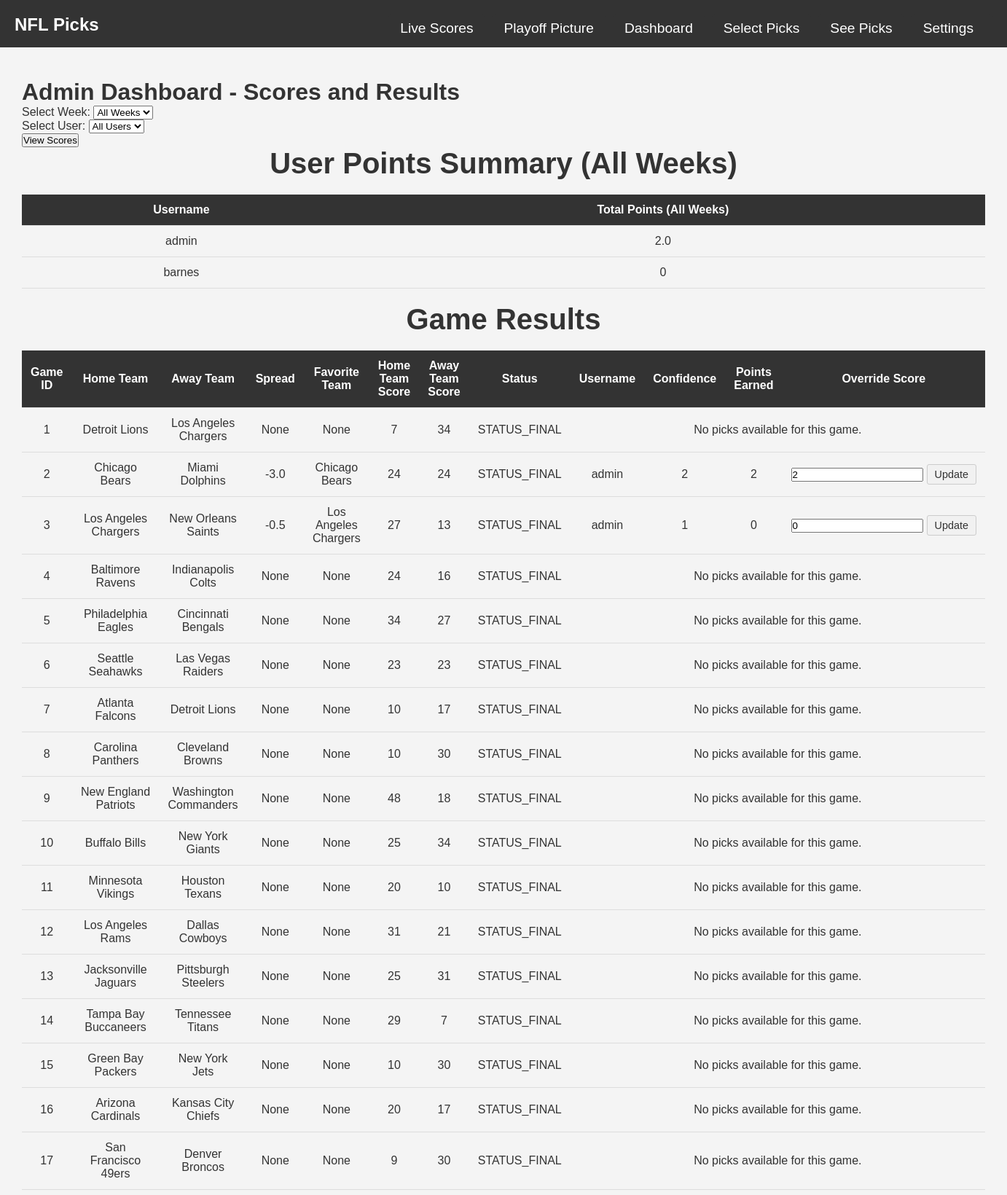
Screenshot of /admin/admin_scores (signed in, upper part) with the database file from the repository.
### Football_Project/models.py (models this page shows, shortened)
class User(db.Model, UserMixin):
    id = db.Column(db.Integer, primary_key=True)
    username = db.Column(db.String(150), nullable=False, unique=True)
    full_name = db.Column(db.String(150))
    email = db.Column(db.String(150), unique=True)
    phone = db.Column(db.String(20))
    favorite_team = db.Column(db.String(50))
    password = db.Column(db.String(200), nullable=False)
    is_admin = db.Column(db.Boolean, default=False)
    scores = db.relationship(
        'UserScore',
        backref='user',
        lazy=True,
        cascade='all, delete-orphan'
    )
    picks = db.relationship('Pick', backref='user', lazy=True, cascade='all, delete-orphan')
    scores = db.relationship('UserScore', backref='user', lazy=True, cascade='all, delete-orphan')

class Game(db.Model):
    id = db.Column(db.Integer, primary_key=True)
    game_id = db.Column(db.String(50), unique=True, nullable=False)
    home_team = db.Column(db.String(50), nullable=False)
    away_team = db.Column(db.String(50), nullable=False)
    spread = db.Column(db.Float, nullable=True)
    favorite_team = db.Column(db.String(50), nullable=True)
    commence_time_mt = db.Column(DateTime(timezone=True), nullable=True)  # store MT tz-aware
    home_team_score = db.Column(db.Integer, nullable=True)
    away_team_score = db.Column(db.Integer, nullable=True)
    saved_at = db.Column(db.DateTime, default=datetime.utcnow)
    status = db.Column(db.String(50), nullable=True)
    week = db.Column(db.Integer, nullable=False)
    picks = db.relationship('Pick', backref='game', lazy=True)

### Football_Project/admin/routes.py (the view)
@admin_bp.route('/admin_scores', methods=['GET'])
@login_required
def admin_scores():
    selected_week = request.args.get('week', 'all')
    selected_user = request.args.get('user', 'all')
    try:
        if selected_week != 'all':
            selected_week = int(selected_week)
    except ValueError:
        flash("Invalid week selected.", "danger")
        return redirect(url_for('admin.admin_dashboard'))
    try:
        if selected_user != 'all':
            selected_user = int(selected_user)
    except ValueError:
        flash("Invalid user selected.", "danger")
        return redirect(url_for('admin.admin_dashboard'))
    all_users = User.query.order_by(User.username).all()
    user_totals = {user.username: 0 for user in all_users}
    if selected_week == 'all':
        totals = db.session.query(UserScore.user_id, db.func.sum(UserScore.score).label('total_score')) \
                           .group_by(UserScore.user_id).all()
        for user_id, total in totals:
            uname = User.query.get(user_id).username
            user_totals[uname] = total or 0
        games = Game.query.order_by(Game.week).all()
    else:
        scores = UserScore.query.filter_by(week=selected_week).all()
        for row in scores:
            uname = User.query.get(row.user_id).username
            user_totals[uname] = row.score
        games = Game.query.filter_by(week=selected_week).all()
    if selected_week == 'all' and selected_user == 'all':
        picks = Pick.query.all()
    elif selected_week == 'all':
        picks = Pick.query.filter_by(user_id=selected_user).all()
    elif selected_user == 'all':
        picks = Pick.query.filter_by(week=selected_week).all()
    else:
        picks = Pick.query.filter_by(week=selected_week, user_id=selected_user).all()
    game_picks = []
    for game in games:
        g = {
            'game_id': game.id,
            'home_team': game.home_team,
            'away_team': game.away_team,
            'spread': game.spread,
            'favorite_team': game.favorite_team,
            'home_team_score': game.home_team_score,
            'away_team_score': game.away_team_score,
            'status': game.status,
            'picks': []
        }
        for pick in picks:
            if pick.game_id == game.id:
                g['picks'].append({
                    'username': pick.user.username,
                    'confidence': pick.confidence,
                    'points_earned': pick.points_earned,
                    'user_id': pick.user_id
                })
        game_picks.append(g)
    weeks = [w[0] for w in db.session.query(Game.week).distinct().order_by(Game.week).all()]
    return render_template(
        'admin_scores.html',
        game_picks=game_picks,
        user_totals=user_totals,
        selected_week=selected_week,
        weeks=weeks,
        selected_user=selected_user,
        users=all_users
    )

### Football_Project/admin/routes.py (called while the page is built)
@admin_bp.before_request
def admin_guard():
    if not current_user.is_authenticated:
        return redirect(url_for('main.login'))
    if not current_user.is_admin:
        flash("Admins only.", "danger")
        return redirect(url_for('main.index'))

### Football_Project/templates/admin_scores.html (shortened to what this page needs)
{% extends "base.html" %}
{% block content %}
<h1>Admin Dashboard - Scores and Results</h1>
<form action="{{ url_for('admin.admin_scores') }}" method="get">
    <div>
        <label for="week">Select Week:</label>
        <select name="week" id="week">
            <option value="all" {% if selected_week == 'all' %}selected{% endif %}>All Weeks</option>
        </select>
    </div>
    <div>
        <label for="user">Select User:</label>
        <select name="user" id="user">
            <option value="all" {% if selected_user == 'all' %}selected{% endif %}>All Users</option>
        </select>
    </div>
    <div class="mt-4">
        <button type="submit" class="bg-blue-500 hover:bg-blue-600 text-white font-bold py-2 px-4 rounded">
            View Scores
        </button>
    </div>
</form>
<h2 class="mt-6">User Points Summary {% if selected_week != 'all' %} for Week {{ selected_week }}{% else %} (All Weeks){% endif %}</h2>
<table class="min-w-full bg-white">
    <thead>
        <tr>
            <th class="px-4 py-2">Username</th>
            <th class="px-4 py-2">Total Points{% if selected_week != 'all' %} (Week {{ selected_week }}){% else %} (All Weeks){% endif %}</th>
        </tr>
    </thead>
    <tbody>
        {% for username, total_points in user_totals.items() %}
        <tr>
            <td class="border px-4 py-2">{{ username }}</td>
            <td class="border px-4 py-2">{{ total_points }}</td>
        </tr>
        {% endfor %}
    </tbody>
</table>
{% if game_picks %}
<h2 class="mt-6">Game Results{% if selected_week != 'all' %} for Week {{ selected_week }}{% endif %}</h2>
<table class="min-w-full bg-white">
    <thead>
        <tr>
            <th>Game ID</th>
            <th>Home Team</th>
            <th>Away Team</th>
            <th>Spread</th>
            <th>Favorite Team</th>
            <th>Home Team Score</th>
            <th>Away Team Score</th>
            <th>Status</th>
            <th>Username</th>
            <th>Confidence</th>
            <th>Points Earned</th>
            <th>Override Score</th>
        </tr>
    </thead>
    <tbody>
        {% for game in game_picks %}
            {% if game.picks|length > 0 %}
                {% for pick in game.picks %}
                    <tr>
                        {% if loop.first %}
                            <td rowspan="{{ game.picks|length }}">{{ game.game_id }}</td>
                            <td rowspan="{{ game.picks|length }}">{{ game.home_team }}</td>
                            <td rowspan="{{ game.picks|length }}">{{ game.away_team }}</td>
                            <td rowspan="{{ game.picks|length }}">{{ game.spread }}</td>
                            <td rowspan="{{ game.picks|length }}">{{ game.favorite_team }}</td>
                            <td rowspan="{{ game.picks|length }}">{{ game.home_team_score }}</td>
                            <td rowspan="{{ game.picks|length }}">{{ game.away_team_score }}</td>
                            <td rowspan="{{ game.picks|length }}">{{ game.status }}</td>
                        {% endif %}
                        <td>{{ pick.username }}</td>
                        <td>{{ pick.confidence }}</td>
                        <td>{{ pick.points_earned }}</td>
                        <td>
                            <form action="{{ url_for('admin.admin_override_score') }}" method="POST" style="display: flex; align-items: center;">
                                <input type="number" name="new_score" value="{{ pick.points_earned }}" step="1" min="0" class="p-1 border border-gray-300 rounded mr-2">
                                <button type="submit" class="small-plain-button">
                                    Update
                                </button>
                            </form>
                        </td>
                    </tr>
                {% endfor %}
            {% else %}
                <tr>
                    <td>{{ game.game_id }}</td>
                    <td>{{ game.home_team }}</td>
                    <td>{{ game.away_team }}</td>
                    <td>{{ game.spread }}</td>
                    <td>{{ game.favorite_team }}</td>
                    <td>{{ game.home_team_score }}</td>
                    <td>{{ game.away_team_score }}</td>
                    <td>{{ game.status }}</td>
                    <td colspan="4">No picks available for this game.</td>
                </tr>
            {% endif %}
        {% endfor %}
    </tbody>
</table>
{% endif %}
{% endblock %}

### Football_Project/static/css/styles.css (style rules this page uses)
* { margin: 0; padding: 0; box-sizing: border-box; }
body { font-family: 'Arial', sans-serif; background-color: #f4f4f4; color: #333; padding: 10px; padding-top: 88px; display: flex; justify-content: center; align-items: center; flex-direction: column; margin: 0; }
h2 { font-size: 2.5rem; font-weight: bold; text-align: center; color: #333; margin-bottom: 20px; }
table { width: 100%; border-collapse: collapse; table-layout: auto; margin-bottom: 20px; overflow-x: auto; }
th, td { padding: 12px; text-align: center; border-bottom: 1px solid #ddd; word-wrap: break-word; }
th { background-color: #333; color: white; font-weight: bold; }

### Football_Project/templates/admin_scores.html (style rules this page uses)
.small-plain-button { background-color: #f1f1f1; color: #333; padding: 5px 10px; font-size: 0.9rem; border: 1px solid #ccc; border-radius: 3px; cursor: pointer; margin-left: 5px; }

### rows the page displays
User: username "admin", total_points "2.0", game_id "2", home_team_score "24", away_team_score "24", confidence "2", points_earned "2", new_score "2", game_id "3", home_team_score "27", away_team_score "13", confidence "1", points_earned "0", new_score "0"
User: username "barnes", total_points "0"
Game: game_id "1", home_team "Detroit Lions", away_team "Los Angeles Chargers", spread "None", favorite_team "None", home_team_score "7", away_team_score "34", status "STATUS_FINAL"
Game: home_team "Chicago Bears", away_team "Miami Dolphins", spread "-3.0", favorite_team "Chicago Bears", status "STATUS_FINAL"
Game: home_team "Los Angeles Chargers", away_team "New Orleans Saints", spread "-0.5", favorite_team "Los Angeles Chargers", status "STATUS_FINAL"
Game: game_id "4", home_team "Baltimore Ravens", away_team "Indianapolis Colts", spread "None", favorite_team "None", home_team_score "24", away_team_score "16", status "STATUS_FINAL"
Game: game_id "5", home_team "Philadelphia Eagles", away_team "Cincinnati Bengals", spread "None", favorite_team "None", home_team_score "34", away_team_score "27", status "STATUS_FINAL"
Game: game_id "6", home_team "Seattle Seahawks", away_team "Las Vegas Raiders", spread "None", favorite_team "None", home_team_score "23", away_team_score "23", status "STATUS_FINAL"
Game: game_id "7", home_team "Atlanta Falcons", away_team "Detroit Lions", spread "None", favorite_team "None", home_team_score "10", away_team_score "17", status "STATUS_FINAL"
Game: game_id "8", home_team "Carolina Panthers", away_team "Cleveland Browns", spread "None", favorite_team "None", home_team_score "10", away_team_score "30", status "STATUS_FINAL"
Game: game_id "9", home_team "New England Patriots", away_team "Washington Commanders", spread "None", favorite_team "None", home_team_score "48", away_team_score "18", status "STATUS_FINAL"
Game: game_id "10", home_team "Buffalo Bills", away_team "New York Giants", spread "None", favorite_team "None", home_team_score "25", away_team_score "34", status "STATUS_FINAL"
Game: game_id "11", home_team "Minnesota Vikings", away_team "Houston Texans", spread "None", favorite_team "None", home_team_score "20", away_team_score "10", status "STATUS_FINAL"
Game: game_id "12", home_team "Los Angeles Rams", away_team "Dallas Cowboys", spread "None", favorite_team "None", home_team_score "31", away_team_score "21", status "STATUS_FINAL"
Game: game_id "13", home_team "Jacksonville Jaguars", away_team "Pittsburgh Steelers", spread "None", favorite_team "None", home_team_score "25", away_team_score "31", status "STATUS_FINAL"
Game: game_id "14", home_team "Tampa Bay Buccaneers", away_team "Tennessee Titans", spread "None", favorite_team "None", home_team_score "29", away_team_score "7", status "STATUS_FINAL"
Game: game_id "15", home_team "Green Bay Packers", away_team "New York Jets", spread "None", favorite_team "None", home_team_score "10", away_team_score "30", status "STATUS_FINAL"
Game: game_id "16", home_team "Arizona Cardinals", away_team "Kansas City Chiefs", spread "None", favorite_team "None", home_team_score "20", away_team_score "17", status "STATUS_FINAL"
Game: game_id "17", home_team "San Francisco 49ers", away_team "Denver Broncos", spread "None", favorite_team "None", home_team_score "9", away_team_score "30", status "STATUS_FINAL"
